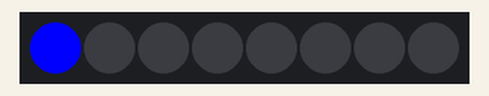
The sketch below on a simulated Arduino Uno, built with avr-gcc and run on an emulated ATmega328P. Parts: 8 RGB LEDs in strip order, left to right.

Above: at 2.12 s.
At 3.88 s:
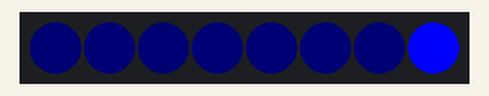
At 4.88 s:
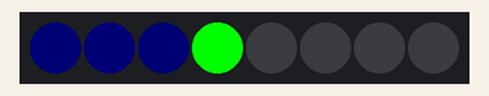
At 5.88 s:
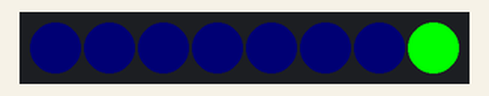
At 7.89 s:
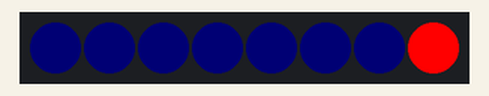
At 9.89 s:
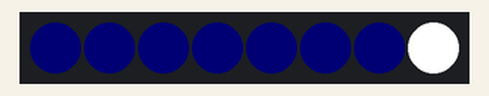
Timing chart, 0 to 40.0 s (numbered marks = the images above):
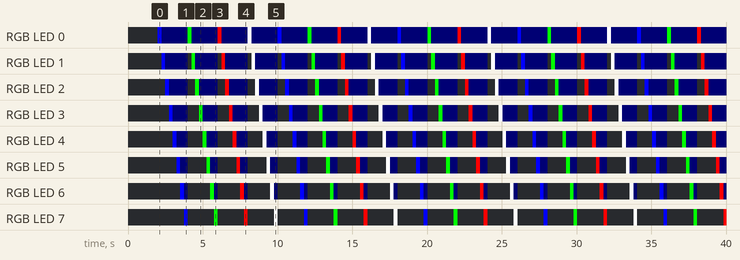

The sketch:

sketch_may30c.ino
```cpp
/*
  WS281x Test with Adafruit_NeoPixel library
  This sketch  loops through all the pixels of a WS281x-compatible device
  one pixel at a time, and one color at a time, in the order:
  blue, green, red, white
  Change pixelCount to the number of LEDs in your string.
  Note: if you don't plan to use an RGBW string, change NEO_GRBW to NEO_GRB
  and the line "if (color > 0xFF000000) {" to "if (color > 0xFF0000) {"
  Uses Adafruit's NeoPixel library: https://github.com/adafruit/Adafruit_NeoPixel
  created 31 Jan 2017
  modified 17 Jun 2019
  by Tom Igoe
*/
#include <Adafruit_NeoPixel.h>

const int neoPixelPin = 5;  // control pin
const int pixelCount = 8;    // number of pixels

// set up strip:
Adafruit_NeoPixel strip = Adafruit_NeoPixel(pixelCount, neoPixelPin, NEO_GRBW+NEO_KHZ800);
unsigned long color = 0xFF;   // start with blue

void setup() {
  strip.begin();    // initialize pixel strip
  strip.clear();    // turn all LEDs off
  strip.show();     // refresh strip - inside the library something keeping value of each
  delay(2000);      // delay 2 seconds before starting
}

void loop() {
  // loop over all the pixels:
  for (int pixel = 0; pixel < pixelCount; pixel++) {
    strip.setPixelColor(pixel, color);   // set the color for this pixel
    if (pixel > 0) {
      strip.setPixelColor(pixel - 1, 1); // turn off the last pixel
    }
    strip.show();    // refresh the strip
    delay(250);      // 1/4 sec delay after each pixel
  }

  if (color >= 0xFF000000) {   // if the color is greater than white (0xFF000000)
    color = 0xFF;              // then set it back to blue
  } else {
    color = color << 8;        // shift the FF (255) to the next color bit shifting
  }
  strip.clear();               // clear the strip at the end of a color
}
```

Measured:
- by itself, RGB LED 7: repeats every 8.0 s: off 1.8 s, RGB(0, 255, 0) 0.25 s, off 1.8 s, RGB(255, 0, 0) 0.25 s, off 1.8 s, RGB(255, 255, 255) 0.25 s, off 1.8 s, RGB(0, 0, 255) 0.25 s
- by itself, RGB LED 0: repeats every 8.0 s: RGB(0, 0, 1) 1.8 s, RGB(0, 255, 0) 0.25 s, RGB(0, 0, 1) 1.8 s, RGB(255, 0, 0) 0.25 s, RGB(0, 0, 1) 1.8 s, RGB(255, 255, 255) 0.25 s, RGB(0, 0, 1) 1.8 s, RGB(0, 0, 255) 0.25 s
- by itself, everything shown: repeats every 8.0 s, in 32 steps
